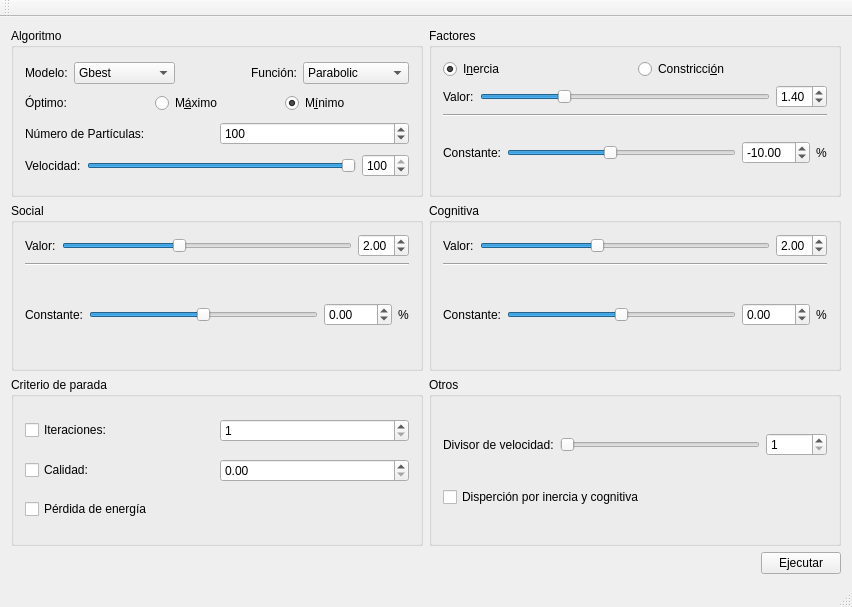
<?xml version="1.0" encoding="UTF-8"?>
<ui version="4.0">
 <class>MainWindow</class>
 <widget class="QMainWindow" name="MainWindow">
  <property name="windowModality">
   <enum>Qt::NonModal</enum>
  </property>
  <property name="geometry">
   <rect>
    <x>0</x>
    <y>0</y>
    <width>852</width>
    <height>607</height>
   </rect>
  </property>
  <property name="minimumSize">
   <size>
    <width>800</width>
    <height>600</height>
   </size>
  </property>
  <property name="windowTitle">
   <string>Enjambre de Partículas</string>
  </property>
  <widget class="QWidget" name="centralWidget">
   <layout class="QGridLayout" name="gridLayout_5">
    <item row="0" column="0">
     <widget class="QGroupBox" name="groupBox_5">
      <property name="title">
       <string>Algoritmo</string>
      </property>
      <layout class="QGridLayout" name="gridLayout">
       <item row="0" column="0">
        <layout class="QHBoxLayout" name="horizontalLayout">
         <item>
          <widget class="QLabel" name="label">
           <property name="text">
            <string>Modelo:</string>
           </property>
          </widget>
         </item>
         <item>
          <widget class="QComboBox" name="comboBox">
           <item>
            <property name="text">
             <string>Gbest</string>
            </property>
           </item>
           <item>
            <property name="text">
             <string>Lbest (anillo)</string>
            </property>
           </item>
          </widget>
         </item>
         <item>
          <spacer name="horizontalSpacer_2">
           <property name="orientation">
            <enum>Qt::Horizontal</enum>
           </property>
           <property name="sizeHint" stdset="0">
            <size>
             <width>40</width>
             <height>20</height>
            </size>
           </property>
          </spacer>
         </item>
         <item>
          <widget class="QLabel" name="label_2">
           <property name="text">
            <string>Función:</string>
           </property>
          </widget>
         </item>
         <item>
          <widget class="QComboBox" name="comboBoxFunciones">
           <item>
            <property name="text">
             <string>Parabolic</string>
            </property>
           </item>
           <item>
            <property name="text">
             <string>Ackley</string>
            </property>
           </item>
           <item>
            <property name="text">
             <string>Circles</string>
            </property>
           </item>
           <item>
            <property name="text">
             <string>Rastrigin</string>
            </property>
           </item>
           <item>
            <property name="text">
             <string>Equal Peaks</string>
            </property>
           </item>
           <item>
            <property name="text">
             <string>Himmelblaus</string>
            </property>
           </item>
           <item>
            <property name="text">
             <string>Peaks</string>
            </property>
           </item>
           <item>
            <property name="text">
             <string>Schaffer</string>
            </property>
           </item>
           <item>
            <property name="text">
             <string>Rosenbrock 1</string>
            </property>
           </item>
           <item>
            <property name="text">
             <string>Rosenbrock 2</string>
            </property>
           </item>
          </widget>
         </item>
        </layout>
       </item>
       <item row="1" column="0">
        <layout class="QHBoxLayout" name="horizontalLayout_16">
         <item>
          <widget class="QLabel" name="labelOptimo">
           <property name="text">
            <string>Óptimo:</string>
           </property>
          </widget>
         </item>
         <item>
          <widget class="QRadioButton" name="radioButtonMax">
           <property name="text">
            <string>M&amp;áximo</string>
           </property>
           <property name="checked">
            <bool>false</bool>
           </property>
          </widget>
         </item>
         <item>
          <widget class="QRadioButton" name="radioButtonMin">
           <property name="text">
            <string>M&amp;ínimo</string>
           </property>
           <property name="checked">
            <bool>true</bool>
           </property>
          </widget>
         </item>
        </layout>
       </item>
       <item row="2" column="0">
        <layout class="QHBoxLayout" name="horizontalLayout_3">
         <item>
          <widget class="QLabel" name="labelNoParticulas">
           <property name="text">
            <string>Número de Partículas:</string>
           </property>
          </widget>
         </item>
         <item>
          <widget class="QSpinBox" name="spinBoxNoParticulas">
           <property name="minimum">
            <number>1</number>
           </property>
           <property name="maximum">
            <number>5000</number>
           </property>
           <property name="value">
            <number>100</number>
           </property>
          </widget>
         </item>
        </layout>
       </item>
       <item row="3" column="0">
        <layout class="QHBoxLayout" name="horizontalLayout_4">
         <item>
          <widget class="QLabel" name="labelVel">
           <property name="text">
            <string>Velocidad:</string>
           </property>
          </widget>
         </item>
         <item>
          <widget class="QSlider" name="horizontalSliderVel">
           <property name="minimum">
            <number>1</number>
           </property>
           <property name="maximum">
            <number>100</number>
           </property>
           <property name="singleStep">
            <number>10</number>
           </property>
           <property name="value">
            <number>100</number>
           </property>
           <property name="orientation">
            <enum>Qt::Horizontal</enum>
           </property>
          </widget>
         </item>
         <item>
          <widget class="QSpinBox" name="spinBoxVel">
           <property name="minimum">
            <number>1</number>
           </property>
           <property name="maximum">
            <number>100</number>
           </property>
           <property name="value">
            <number>100</number>
           </property>
          </widget>
         </item>
        </layout>
       </item>
      </layout>
     </widget>
    </item>
    <item row="0" column="1">
     <widget class="QGroupBox" name="groupBox">
      <property name="title">
       <string>Factores</string>
      </property>
      <property name="flat">
       <bool>false</bool>
      </property>
      <property name="checkable">
       <bool>false</bool>
      </property>
      <property name="checked">
       <bool>false</bool>
      </property>
      <layout class="QGridLayout" name="gridLayout_2">
       <item row="3" column="0">
        <layout class="QHBoxLayout" name="horizontalLayout_6">
         <item>
          <widget class="QLabel" name="labelIneAjuste">
           <property name="text">
            <string>Constante:</string>
           </property>
          </widget>
         </item>
         <item>
          <widget class="QSlider" name="horizontalSliderIneDec">
           <property name="minimum">
            <number>-10000</number>
           </property>
           <property name="maximum">
            <number>10000</number>
           </property>
           <property name="value">
            <number>-1000</number>
           </property>
           <property name="orientation">
            <enum>Qt::Horizontal</enum>
           </property>
          </widget>
         </item>
         <item>
          <widget class="QDoubleSpinBox" name="doubleSpinBoxIneDec">
           <property name="minimum">
            <double>-100.000000000000000</double>
           </property>
           <property name="maximum">
            <double>100.000000000000000</double>
           </property>
           <property name="singleStep">
            <double>0.010000000000000</double>
           </property>
           <property name="value">
            <double>-10.000000000000000</double>
           </property>
          </widget>
         </item>
         <item>
          <widget class="QLabel" name="labelIneUnidad">
           <property name="text">
            <string>%</string>
           </property>
          </widget>
         </item>
        </layout>
       </item>
       <item row="2" column="0">
        <widget class="Line" name="line_2">
         <property name="orientation">
          <enum>Qt::Horizontal</enum>
         </property>
        </widget>
       </item>
       <item row="0" column="0">
        <layout class="QHBoxLayout" name="horizontalLayout_17">
         <item>
          <widget class="QRadioButton" name="radioButtonInercia">
           <property name="text">
            <string>I&amp;nercia</string>
           </property>
           <property name="checked">
            <bool>true</bool>
           </property>
          </widget>
         </item>
         <item>
          <widget class="QRadioButton" name="radioButtonConstriccion">
           <property name="text">
            <string>Constricci&amp;ón</string>
           </property>
          </widget>
         </item>
        </layout>
       </item>
       <item row="1" column="0">
        <layout class="QHBoxLayout" name="horizontalLayout_5">
         <item>
          <widget class="QLabel" name="labelIne">
           <property name="text">
            <string>Valor:</string>
           </property>
          </widget>
         </item>
         <item>
          <widget class="QSlider" name="horizontalSliderIneVal">
           <property name="maximum">
            <number>500</number>
           </property>
           <property name="value">
            <number>140</number>
           </property>
           <property name="sliderPosition">
            <number>140</number>
           </property>
           <property name="orientation">
            <enum>Qt::Horizontal</enum>
           </property>
          </widget>
         </item>
         <item>
          <widget class="QDoubleSpinBox" name="doubleSpinBoxIneVal">
           <property name="maximum">
            <double>5.000000000000000</double>
           </property>
           <property name="singleStep">
            <double>0.010000000000000</double>
           </property>
           <property name="value">
            <double>1.400000000000000</double>
           </property>
          </widget>
         </item>
        </layout>
       </item>
      </layout>
     </widget>
    </item>
    <item row="1" column="0">
     <widget class="QGroupBox" name="groupBox_2">
      <property name="title">
       <string>Social</string>
      </property>
      <layout class="QGridLayout" name="gridLayout_3">
       <item row="0" column="0">
        <layout class="QHBoxLayout" name="horizontalLayout_7">
         <item>
          <widget class="QLabel" name="label_6">
           <property name="text">
            <string>Valor:</string>
           </property>
          </widget>
         </item>
         <item>
          <widget class="QSlider" name="horizontalSliderSocVal">
           <property name="maximum">
            <number>500</number>
           </property>
           <property name="value">
            <number>200</number>
           </property>
           <property name="orientation">
            <enum>Qt::Horizontal</enum>
           </property>
          </widget>
         </item>
         <item>
          <widget class="QDoubleSpinBox" name="doubleSpinBoxSocVal">
           <property name="maximum">
            <double>5.000000000000000</double>
           </property>
           <property name="singleStep">
            <double>0.010000000000000</double>
           </property>
           <property name="value">
            <double>2.000000000000000</double>
           </property>
          </widget>
         </item>
        </layout>
       </item>
       <item row="1" column="0">
        <widget class="Line" name="line">
         <property name="orientation">
          <enum>Qt::Horizontal</enum>
         </property>
        </widget>
       </item>
       <item row="2" column="0">
        <layout class="QHBoxLayout" name="horizontalLayout_8">
         <item>
          <widget class="QLabel" name="labelSocAjuste">
           <property name="text">
            <string>Constante:</string>
           </property>
          </widget>
         </item>
         <item>
          <widget class="QSlider" name="horizontalSliderSocDec">
           <property name="minimum">
            <number>-10000</number>
           </property>
           <property name="maximum">
            <number>10000</number>
           </property>
           <property name="orientation">
            <enum>Qt::Horizontal</enum>
           </property>
          </widget>
         </item>
         <item>
          <widget class="QDoubleSpinBox" name="doubleSpinBoxSocDec">
           <property name="minimum">
            <double>-100.000000000000000</double>
           </property>
           <property name="maximum">
            <double>100.000000000000000</double>
           </property>
           <property name="singleStep">
            <double>0.010000000000000</double>
           </property>
          </widget>
         </item>
         <item>
          <widget class="QLabel" name="labelSocUnidad">
           <property name="text">
            <string>%</string>
           </property>
          </widget>
         </item>
        </layout>
       </item>
      </layout>
     </widget>
    </item>
    <item row="1" column="1">
     <widget class="QGroupBox" name="groupBox_3">
      <property name="title">
       <string>Cognitiva</string>
      </property>
      <layout class="QGridLayout" name="gridLayout_4">
       <item row="2" column="0">
        <layout class="QHBoxLayout" name="horizontalLayout_15">
         <item>
          <widget class="QLabel" name="labelCogAjuste">
           <property name="text">
            <string>Constante:</string>
           </property>
          </widget>
         </item>
         <item>
          <widget class="QSlider" name="horizontalSliderCogDec">
           <property name="minimum">
            <number>-10000</number>
           </property>
           <property name="maximum">
            <number>10000</number>
           </property>
           <property name="orientation">
            <enum>Qt::Horizontal</enum>
           </property>
          </widget>
         </item>
         <item>
          <widget class="QDoubleSpinBox" name="doubleSpinBoxCogDec">
           <property name="minimum">
            <double>-100.000000000000000</double>
           </property>
           <property name="maximum">
            <double>100.000000000000000</double>
           </property>
           <property name="singleStep">
            <double>0.010000000000000</double>
           </property>
          </widget>
         </item>
         <item>
          <widget class="QLabel" name="labelCogUnidad">
           <property name="text">
            <string>%</string>
           </property>
          </widget>
         </item>
        </layout>
       </item>
       <item row="0" column="0">
        <layout class="QHBoxLayout" name="horizontalLayout_9">
         <item>
          <widget class="QLabel" name="label_8">
           <property name="text">
            <string>Valor:</string>
           </property>
          </widget>
         </item>
         <item>
          <widget class="QSlider" name="horizontalSliderCogVal">
           <property name="maximum">
            <number>500</number>
           </property>
           <property name="value">
            <number>200</number>
           </property>
           <property name="orientation">
            <enum>Qt::Horizontal</enum>
           </property>
          </widget>
         </item>
         <item>
          <widget class="QDoubleSpinBox" name="doubleSpinBoxCogVal">
           <property name="maximum">
            <double>5.000000000000000</double>
           </property>
           <property name="singleStep">
            <double>0.010000000000000</double>
           </property>
           <property name="value">
            <double>2.000000000000000</double>
           </property>
          </widget>
         </item>
        </layout>
       </item>
       <item row="1" column="0">
        <widget class="Line" name="line_3">
         <property name="orientation">
          <enum>Qt::Horizontal</enum>
         </property>
        </widget>
       </item>
      </layout>
     </widget>
    </item>
    <item row="2" column="0">
     <widget class="QGroupBox" name="groupBox_4">
      <property name="title">
       <string>Criterio de parada</string>
      </property>
      <layout class="QGridLayout" name="gridLayout_6">
       <item row="0" column="0">
        <layout class="QHBoxLayout" name="horizontalLayout_11">
         <item>
          <widget class="QCheckBox" name="checkBoxMaxIter">
           <property name="text">
            <string>Iteraciones:</string>
           </property>
          </widget>
         </item>
         <item>
          <widget class="QSpinBox" name="spinBoxMaxIter">
           <property name="minimum">
            <number>1</number>
           </property>
           <property name="maximum">
            <number>100000</number>
           </property>
          </widget>
         </item>
        </layout>
       </item>
       <item row="1" column="0">
        <layout class="QHBoxLayout" name="horizontalLayout_12">
         <item>
          <widget class="QCheckBox" name="checkBox_2">
           <property name="text">
            <string>Calidad:</string>
           </property>
          </widget>
         </item>
         <item>
          <widget class="QDoubleSpinBox" name="doubleSpinBox"/>
         </item>
        </layout>
       </item>
       <item row="2" column="0">
        <widget class="QCheckBox" name="checkBox_3">
         <property name="text">
          <string>Pérdida de energía</string>
         </property>
        </widget>
       </item>
      </layout>
     </widget>
    </item>
    <item row="2" column="1">
     <widget class="QGroupBox" name="groupBox_6">
      <property name="title">
       <string>Otros</string>
      </property>
      <layout class="QGridLayout" name="gridLayout_7">
       <item row="0" column="0">
        <layout class="QHBoxLayout" name="horizontalLayout_2">
         <item>
          <widget class="QLabel" name="labelVelPart">
           <property name="text">
            <string>Divisor de velocidad:</string>
           </property>
          </widget>
         </item>
         <item>
          <widget class="QSlider" name="horizontalSliderVelPart">
           <property name="minimum">
            <number>1</number>
           </property>
           <property name="maximum">
            <number>10000</number>
           </property>
           <property name="orientation">
            <enum>Qt::Horizontal</enum>
           </property>
          </widget>
         </item>
         <item>
          <widget class="QSpinBox" name="spinBoxVelPart">
           <property name="wrapping">
            <bool>false</bool>
           </property>
           <property name="frame">
            <bool>true</bool>
           </property>
           <property name="buttonSymbols">
            <enum>QAbstractSpinBox::UpDownArrows</enum>
           </property>
           <property name="specialValueText">
            <string/>
           </property>
           <property name="suffix">
            <string/>
           </property>
           <property name="prefix">
            <string/>
           </property>
           <property name="minimum">
            <number>1</number>
           </property>
           <property name="maximum">
            <number>10000</number>
           </property>
          </widget>
         </item>
        </layout>
       </item>
       <item row="1" column="0">
        <widget class="QCheckBox" name="checkBox">
         <property name="text">
          <string>Disperción por inercia y cognitiva</string>
         </property>
        </widget>
       </item>
      </layout>
     </widget>
    </item>
    <item row="3" column="0" colspan="2">
     <layout class="QHBoxLayout" name="horizontalLayout_13">
      <item>
       <spacer name="horizontalSpacer">
        <property name="orientation">
         <enum>Qt::Horizontal</enum>
        </property>
        <property name="sizeHint" stdset="0">
         <size>
          <width>40</width>
          <height>20</height>
         </size>
        </property>
       </spacer>
      </item>
      <item>
       <widget class="QPushButton" name="pushButtonEjecutar">
        <property name="text">
         <string>Ejecutar</string>
        </property>
       </widget>
      </item>
     </layout>
    </item>
   </layout>
  </widget>
  <widget class="QMenuBar" name="menuBar">
   <property name="geometry">
    <rect>
     <x>0</x>
     <y>0</y>
     <width>852</width>
     <height>31</height>
    </rect>
   </property>
  </widget>
  <widget class="QToolBar" name="mainToolBar">
   <attribute name="toolBarArea">
    <enum>TopToolBarArea</enum>
   </attribute>
   <attribute name="toolBarBreak">
    <bool>false</bool>
   </attribute>
  </widget>
  <widget class="QStatusBar" name="statusBar"/>
 </widget>
 <layoutdefault spacing="6" margin="11"/>
 <resources/>
 <connections/>
</ui>
